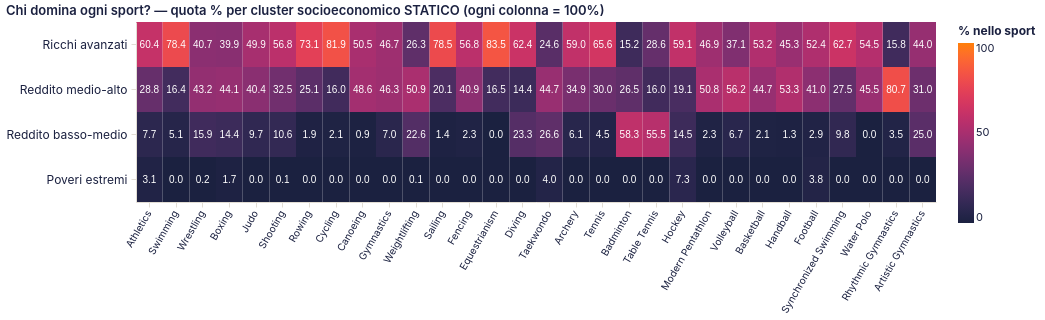

Here is the Vega-Lite specification saved for this chart:
### Vega-Lite specification from a JSON file in a GitHub repository (floating-point values rounded to 4 significant figures)
{"$schema": "https://vega.github.io/schema/vega-lite/v5.20.1.json", "config": {"arc": {"fill": "#1b2140"}, "area": {"fill": "#1b2140", "fillOpacity": 0.15, "line": true}, "axis": {"domainColor": "#e2ddd4", "grid": true, "gridColor": "#e2ddd4", "gridWidth": 0.6, "labelAngle": 0, "labelColor": "#1b2140", "labelFont": "Inter, system-ui, -apple-system, BlinkMacSystemFont, 'Segoe UI', Roboto, sans-serif", "labelFontSize": 12, "labelFontWeight": 400, "labelPadding": 4, "tickColor": "#e2ddd4", "tickSize": 5, "titleColor": "#1b2140", "titleFont": "Inter, system-ui, -apple-system, BlinkMacSystemFont, 'Segoe UI', Roboto, sans-serif", "titleFontSize": 12, "titleFontWeight": 600}, "axisBand": {"grid": false}, "background": "transparent", "bar": {"fill": "#1b2140"}, "legend": {"labelColor": "#1b2140", "labelFont": "Inter, system-ui, -apple-system, BlinkMacSystemFont, 'Segoe UI', Roboto, sans-serif", "labelFontSize": 11, "padding": 4, "symbolType": "circle", "titleColor": "#1b2140", "titleFont": "Inter, system-ui, -apple-system, BlinkMacSystemFont, 'Segoe UI', Roboto, sans-serif", "titleFontSize": 12}, "line": {"stroke": "#1b2140", "strokeWidth": 2}, "mark": {"color": "#1b2140"}, "path": {"stroke": "#1b2140"}, "point": {"fill": "#1b2140", "filled": true}, "range": {"category": ["#1b2140", "#ff8009", "#9a0641", "#ffe34a", "#e7b6af", "#0088b0", "#e03830"]}, "rect": {"fill": "#1b2140"}, "shape": {"stroke": "#1b2140"}, "symbol": {"fill": "#1b2140"}, "title": {"anchor": "start", "color": "#1b2140", "font": "Inter, system-ui, -apple-system, BlinkMacSystemFont, 'Segoe UI', Roboto, sans-serif", "fontSize": 13, "fontWeight": 600, "subtitleColor": "#1b2140", "subtitleFont": "Inter, system-ui, -apple-system, BlinkMacSystemFont, 'Segoe UI', Roboto, sans-serif"}, "view": {"continuousHeight": 300, "continuousWidth": 400, "fill": null, "stroke": null}}, "data": {"name": "data-f309c4b252de8a161806e8a7fbb90601"}, "datasets": {"data-f309c4b252de8a161806e8a7fbb90601": [{"cluster_label": "Poveri estremi", "pct_dello_sport": 0.0, "sport": "Archery"}, {"cluster_label": "Reddito basso-medio", "pct_dello_sport": 6.132, "sport": "Archery"}, {"cluster_label": "Reddito medio-alto", "pct_dello_sport": 34.91, "sport": "Archery"}, {"cluster_label": "Ricchi avanzati", "pct_dello_sport": 58.96, "sport": "Archery"}, {"cluster_label": "Poveri estremi", "pct_dello_sport": 0.0, "sport": "Artistic Gymnastics"}, {"cluster_label": "Reddito basso-medio", "pct_dello_sport": 25.0, "sport": "Artistic Gymnastics"}, {"cluster_label": "Reddito medio-alto", "pct_dello_sport": 30.95, "sport": "Artistic Gymnastics"}, {"cluster_label": "Ricchi avanzati", "pct_dello_sport": 44.05, "sport": "Artistic Gymnastics"}, {"cluster_label": "Poveri estremi", "pct_dello_sport": 3.078, "sport": "Athletics"}, {"cluster_label": "Reddito basso-medio", "pct_dello_sport": 7.744, "sport": "Athletics"}, {"cluster_label": "Reddito medio-alto", "pct_dello_sport": 28.82, "sport": "Athletics"}, {"cluster_label": "Ricchi avanzati", "pct_dello_sport": 60.36, "sport": "Athletics"}, {"cluster_label": "Poveri estremi", "pct_dello_sport": 0.0, "sport": "Badminton"}, {"cluster_label": "Reddito basso-medio", "pct_dello_sport": 58.33, "sport": "Badminton"}, {"cluster_label": "Reddito medio-alto", "pct_dello_sport": 26.52, "sport": "Badminton"}, {"cluster_label": "Ricchi avanzati", "pct_dello_sport": 15.15, "sport": "Badminton"}, {"cluster_label": "Poveri estremi", "pct_dello_sport": 0.0, "sport": "Basketball"}, {"cluster_label": "Reddito basso-medio", "pct_dello_sport": 2.128, "sport": "Basketball"}, {"cluster_label": "Reddito medio-alto", "pct_dello_sport": 44.68, "sport": "Basketball"}, {"cluster_label": "Ricchi avanzati", "pct_dello_sport": 53.19, "sport": "Basketball"}, {"cluster_label": "Poveri estremi", "pct_dello_sport": 1.695, "sport": "Boxing"}, {"cluster_label": "Reddito basso-medio", "pct_dello_sport": 14.36, "sport": "Boxing"}, {"cluster_label": "Reddito medio-alto", "pct_dello_sport": 44.07, "sport": "Boxing"}, {"cluster_label": "Ricchi avanzati", "pct_dello_sport": 39.88, "sport": "Boxing"}, {"cluster_label": "Poveri estremi", "pct_dello_sport": 0.0, "sport": "Canoeing"}, {"cluster_label": "Reddito basso-medio", "pct_dello_sport": 0.9494, "sport": "Canoeing"}, {"cluster_label": "Reddito medio-alto", "pct_dello_sport": 48.58, "sport": "Canoeing"}, {"cluster_label": "Ricchi avanzati", "pct_dello_sport": 50.47, "sport": "Canoeing"}, {"cluster_label": "Poveri estremi", "pct_dello_sport": 0.0, "sport": "Cycling"}, {"cluster_label": "Reddito basso-medio", "pct_dello_sport": 2.089, "sport": "Cycling"}, {"cluster_label": "Reddito medio-alto", "pct_dello_sport": 16.02, "sport": "Cycling"}, {"cluster_label": "Ricchi avanzati", "pct_dello_sport": 81.89, "sport": "Cycling"}, {"cluster_label": "Poveri estremi", "pct_dello_sport": 0.0, "sport": "Diving"}, {"cluster_label": "Reddito basso-medio", "pct_dello_sport": 23.27, "sport": "Diving"}, {"cluster_label": "Reddito medio-alto", "pct_dello_sport": 14.36, "sport": "Diving"}, {"cluster_label": "Ricchi avanzati", "pct_dello_sport": 62.38, "sport": "Diving"}, {"cluster_label": "Poveri estremi", "pct_dello_sport": 0.0, "sport": "Equestrianism"}, {"cluster_label": "Reddito basso-medio", "pct_dello_sport": 0.0, "sport": "Equestrianism"}, {"cluster_label": "Reddito medio-alto", "pct_dello_sport": 16.51, "sport": "Equestrianism"}, {"cluster_label": "Ricchi avanzati", "pct_dello_sport": 83.49, "sport": "Equestrianism"}, {"cluster_label": "Poveri estremi", "pct_dello_sport": 0.0, "sport": "Fencing"}, {"cluster_label": "Reddito basso-medio", "pct_dello_sport": 2.348, "sport": "Fencing"}, {"cluster_label": "Reddito medio-alto", "pct_dello_sport": 40.88, "sport": "Fencing"}, {"cluster_label": "Ricchi avanzati", "pct_dello_sport": 56.77, "sport": "Fencing"}, {"cluster_label": "Poveri estremi", "pct_dello_sport": 3.81, "sport": "Football"}, {"cluster_label": "Reddito basso-medio", "pct_dello_sport": 2.857, "sport": "Football"}, {"cluster_label": "Reddito medio-alto", "pct_dello_sport": 40.95, "sport": "Football"}, {"cluster_label": "Ricchi avanzati", "pct_dello_sport": 52.38, "sport": "Football"}, {"cluster_label": "Poveri estremi", "pct_dello_sport": 0.0, "sport": "Gymnastics"}, {"cluster_label": "Reddito basso-medio", "pct_dello_sport": 6.974, "sport": "Gymnastics"}, {"cluster_label": "Reddito medio-alto", "pct_dello_sport": 46.34, "sport": "Gymnastics"}, {"cluster_label": "Ricchi avanzati", "pct_dello_sport": 46.68, "sport": "Gymnastics"}, {"cluster_label": "Poveri estremi", "pct_dello_sport": 0.0, "sport": "Handball"}, {"cluster_label": "Reddito basso-medio", "pct_dello_sport": 1.333, "sport": "Handball"}, {"cluster_label": "Reddito medio-alto", "pct_dello_sport": 53.33, "sport": "Handball"}, {"cluster_label": "Ricchi avanzati", "pct_dello_sport": 45.33, "sport": "Handball"}, {"cluster_label": "Poveri estremi", "pct_dello_sport": 7.273, "sport": "Hockey"}, {"cluster_label": "Reddito basso-medio", "pct_dello_sport": 14.55, "sport": "Hockey"}, {"cluster_label": "Reddito medio-alto", "pct_dello_sport": 19.09, "sport": "Hockey"}, {"cluster_label": "Ricchi avanzati", "pct_dello_sport": 59.09, "sport": "Hockey"}, {"cluster_label": "Poveri estremi", "pct_dello_sport": 0.0, "sport": "Judo"}, {"cluster_label": "Reddito basso-medio", "pct_dello_sport": 9.703, "sport": "Judo"}, {"cluster_label": "Reddito medio-alto", "pct_dello_sport": 40.38, "sport": "Judo"}, {"cluster_label": "Ricchi avanzati", "pct_dello_sport": 49.92, "sport": "Judo"}, {"cluster_label": "Poveri estremi", "pct_dello_sport": 0.0, "sport": "Modern Pentathlon"}, {"cluster_label": "Reddito basso-medio", "pct_dello_sport": 2.308, "sport": "Modern Pentathlon"}, {"cluster_label": "Reddito medio-alto", "pct_dello_sport": 50.77, "sport": "Modern Pentathlon"}, {"cluster_label": "Ricchi avanzati", "pct_dello_sport": 46.92, "sport": "Modern Pentathlon"}, {"cluster_label": "Poveri estremi", "pct_dello_sport": 0.0, "sport": "Rhythmic Gymnastics"}, {"cluster_label": "Reddito basso-medio", "pct_dello_sport": 3.509, "sport": "Rhythmic Gymnastics"}, {"cluster_label": "Reddito medio-alto", "pct_dello_sport": 80.7, "sport": "Rhythmic Gymnastics"}, {"cluster_label": "Ricchi avanzati", "pct_dello_sport": 15.79, "sport": "Rhythmic Gymnastics"}, {"cluster_label": "Poveri estremi", "pct_dello_sport": 0.0, "sport": "Rowing"}, {"cluster_label": "Reddito basso-medio", "pct_dello_sport": 1.87, "sport": "Rowing"}, {"cluster_label": "Reddito medio-alto", "pct_dello_sport": 25.06, "sport": "Rowing"}, {"cluster_label": "Ricchi avanzati", "pct_dello_sport": 73.07, "sport": "Rowing"}, {"cluster_label": "Poveri estremi", "pct_dello_sport": 0.0, "sport": "Sailing"}, {"cluster_label": "Reddito basso-medio", "pct_dello_sport": 1.396, "sport": "Sailing"}, {"cluster_label": "Reddito medio-alto", "pct_dello_sport": 20.07, "sport": "Sailing"}, {"cluster_label": "Ricchi avanzati", "pct_dello_sport": 78.53, "sport": "Sailing"}, {"cluster_label": "Poveri estremi", "pct_dello_sport": 0.1109, "sport": "Shooting"}, {"cluster_label": "Reddito basso-medio", "pct_dello_sport": 10.64, "sport": "Shooting"}, {"cluster_label": "Reddito medio-alto", "pct_dello_sport": 32.48, "sport": "Shooting"}, {"cluster_label": "Ricchi avanzati", "pct_dello_sport": 56.76, "sport": "Shooting"}, {"cluster_label": "Poveri estremi", "pct_dello_sport": 0.0, "sport": "Swimming"}, {"cluster_label": "Reddito basso-medio", "pct_dello_sport": 5.145, "sport": "Swimming"}, {"cluster_label": "Reddito medio-alto", "pct_dello_sport": 16.44, "sport": "Swimming"}, {"cluster_label": "Ricchi avanzati", "pct_dello_sport": 78.41, "sport": "Swimming"}, {"cluster_label": "Poveri estremi", "pct_dello_sport": 0.0, "sport": "Synchronized Swimming"}, {"cluster_label": "Reddito basso-medio", "pct_dello_sport": 9.804, "sport": "Synchronized Swimming"}, {"cluster_label": "Reddito medio-alto", "pct_dello_sport": 27.45, "sport": "Synchronized Swimming"}, {"cluster_label": "Ricchi avanzati", "pct_dello_sport": 62.75, "sport": "Synchronized Swimming"}, {"cluster_label": "Poveri estremi", "pct_dello_sport": 0.0, "sport": "Table Tennis"}, {"cluster_label": "Reddito basso-medio", "pct_dello_sport": 55.46, "sport": "Table Tennis"}, {"cluster_label": "Reddito medio-alto", "pct_dello_sport": 15.97, "sport": "Table Tennis"}, {"cluster_label": "Ricchi avanzati", "pct_dello_sport": 28.57, "sport": "Table Tennis"}, {"cluster_label": "Poveri estremi", "pct_dello_sport": 4.02, "sport": "Taekwondo"}, {"cluster_label": "Reddito basso-medio", "pct_dello_sport": 26.63, "sport": "Taekwondo"}, {"cluster_label": "Reddito medio-alto", "pct_dello_sport": 44.72, "sport": "Taekwondo"}, {"cluster_label": "Ricchi avanzati", "pct_dello_sport": 24.62, "sport": "Taekwondo"}, {"cluster_label": "Poveri estremi", "pct_dello_sport": 0.0, "sport": "Tennis"}, {"cluster_label": "Reddito basso-medio", "pct_dello_sport": 4.453, "sport": "Tennis"}, {"cluster_label": "Reddito medio-alto", "pct_dello_sport": 29.96, "sport": "Tennis"}, {"cluster_label": "Ricchi avanzati", "pct_dello_sport": 65.59, "sport": "Tennis"}, {"cluster_label": "Poveri estremi", "pct_dello_sport": 0.0, "sport": "Volleyball"}, {"cluster_label": "Reddito basso-medio", "pct_dello_sport": 6.742, "sport": "Volleyball"}, {"cluster_label": "Reddito medio-alto", "pct_dello_sport": 56.18, "sport": "Volleyball"}, {"cluster_label": "Ricchi avanzati", "pct_dello_sport": 37.08, "sport": "Volleyball"}, {"cluster_label": "Poveri estremi", "pct_dello_sport": 0.0, "sport": "Water Polo"}, {"cluster_label": "Reddito basso-medio", "pct_dello_sport": 0.0, "sport": "Water Polo"}, {"cluster_label": "Reddito medio-alto", "pct_dello_sport": 45.54, "sport": "Water Polo"}, {"cluster_label": "Ricchi avanzati", "pct_dello_sport": 54.46, "sport": "Water Polo"}, {"cluster_label": "Poveri estremi", "pct_dello_sport": 0.1497, "sport": "Weightlifting"}, {"cluster_label": "Reddito basso-medio", "pct_dello_sport": 22.6, "sport": "Weightlifting"}, {"cluster_label": "Reddito medio-alto", "pct_dello_sport": 50.9, "sport": "Weightlifting"}, {"cluster_label": "Ricchi avanzati", "pct_dello_sport": 26.35, "sport": "Weightlifting"}, {"cluster_label": "Poveri estremi", "pct_dello_sport": 0.2163, "sport": "Wrestling"}, {"cluster_label": "Reddito basso-medio", "pct_dello_sport": 15.86, "sport": "Wrestling"}, {"cluster_label": "Reddito medio-alto", "pct_dello_sport": 43.19, "sport": "Wrestling"}, {"cluster_label": "Ricchi avanzati", "pct_dello_sport": 40.74, "sport": "Wrestling"}]}, "height": 180, "layer": [{"encoding": {"color": {"field": "pct_dello_sport", "scale": {"domain": [0, 100], "range": ["#1b2140", "#ff8009"]}, "title": "% nello sport", "type": "quantitative"}, "tooltip": [{"field": "cluster_label", "title": "Cluster", "type": "nominal"}, {"field": "sport", "title": "Sport", "type": "nominal"}, {"field": "pct_dello_sport", "format": ".1f", "title": "% medaglie nello sport", "type": "quantitative"}], "x": {"axis": {"labelAngle": -60, "labelFontSize": 10}, "field": "sport", "sort": ["Athletics", "Swimming", "Wrestling", "Boxing", "Judo", "Shooting", "Rowing", "Cycling", "Canoeing", "Gymnastics", "Weightlifting", "Sailing", "Fencing", "Equestrianism", "Diving", "Taekwondo", "Archery", "Tennis", "Badminton", "Table Tennis", "Hockey", "Modern Pentathlon", "Volleyball", "Basketball", "Handball", "Football", "Synchronized Swimming", "Water Polo", "Rhythmic Gymnastics", "Artistic Gymnastics"], "title": null, "type": "nominal"}, "y": {"field": "cluster_label", "sort": ["Ricchi avanzati", "Reddito medio-alto", "Reddito basso-medio", "Poveri estremi"], "title": null, "type": "nominal"}}, "mark": {"type": "rect"}, "name": "view_27"}, {"encoding": {"color": {"condition": {"test": "(datum.pct_dello_sport > 50)", "value": "white"}, "value": "white"}, "text": {"field": "pct_dello_sport", "format": ".1f", "type": "quantitative"}, "x": {"axis": {"labelAngle": -60, "labelFontSize": 10}, "field": "sport", "sort": ["Athletics", "Swimming", "Wrestling", "Boxing", "Judo", "Shooting", "Rowing", "Cycling", "Canoeing", "Gymnastics", "Weightlifting", "Sailing", "Fencing", "Equestrianism", "Diving", "Taekwondo", "Archery", "Tennis", "Badminton", "Table Tennis", "Hockey", "Modern Pentathlon", "Volleyball", "Basketball", "Handball", "Football", "Synchronized Swimming", "Water Polo", "Rhythmic Gymnastics", "Artistic Gymnastics"], "title": null, "type": "nominal"}, "y": {"field": "cluster_label", "sort": ["Ricchi avanzati", "Reddito medio-alto", "Reddito basso-medio", "Poveri estremi"], "title": null, "type": "nominal"}}, "mark": {"baseline": "middle", "fontSize": 10, "type": "text"}}], "params": [{"bind": "scales", "name": "param_23", "select": {"encodings": ["x", "y"], "type": "interval"}, "views": ["view_27"]}], "title": "Chi domina ogni sport? — quota % per cluster socioeconomico STATICO (ogni colonna = 100%)", "width": 800}
